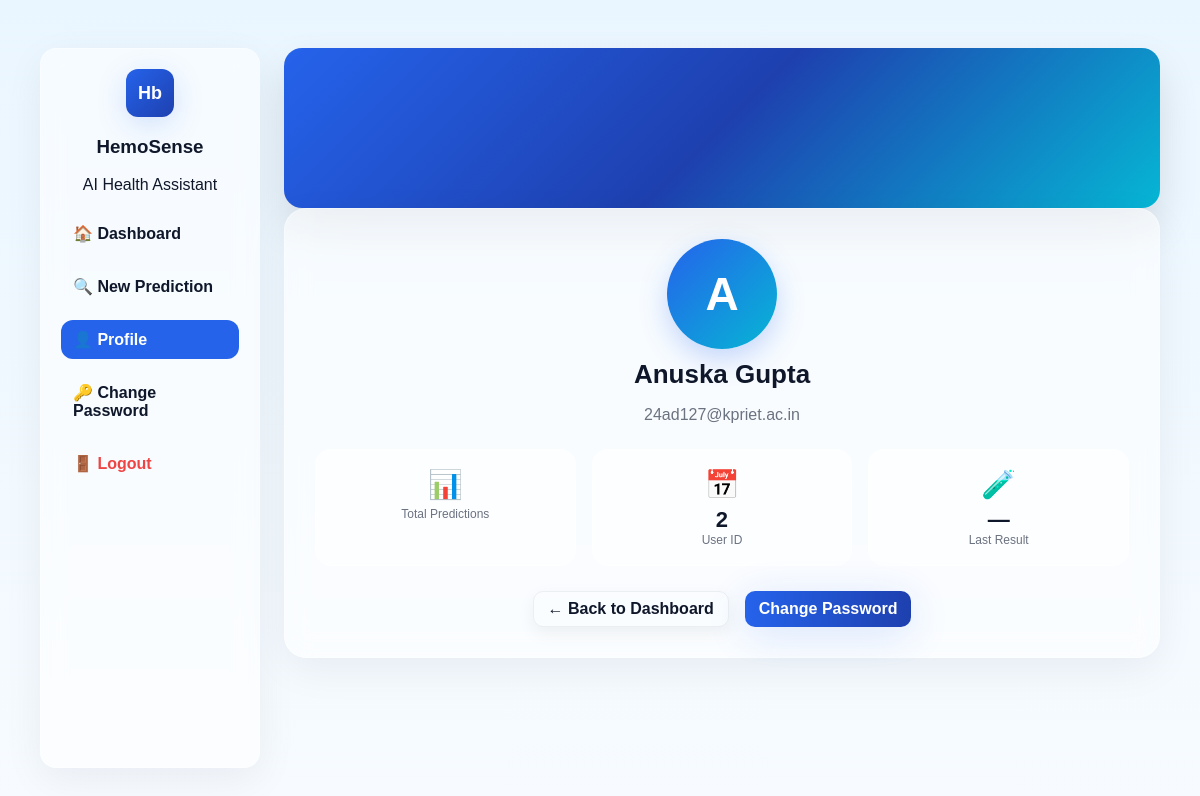
The page /profile (signed in) on the database its author committed.
### models.py (models this page shows)
class User(db.Model):
    id = db.Column(db.Integer, primary_key=True)
    name = db.Column(db.String(120), nullable=False)
    email = db.Column(db.String(120), unique=True, nullable=False)
    password = db.Column(db.String(200), nullable=False)
    created_at = db.Column(db.DateTime, default=datetime.utcnow)

### app.py (the view)
@app.route("/profile")
def profile():
    if "user" not in session:
        flash("Please login to continue.", "error")
        return redirect(url_for("auth"))
    user = User.query.filter_by(email=session["user"]["email"]).first()
    return render_template("profile.html", user=user)

### Flask/templates/profile.html (shortened to what this page needs)
{% extends "base.html" %}
{% block content %}
<div class="dashboard-wrapper">
  <aside class="sidebar glass">
    <div class="side-brand">
      <div class="logo small-logo">Hb</div>
      <h3>HemoSense</h3>
      <p class="muted">AI Health Assistant</p>
    </div>
    <ul class="side-menu">
      <li><a href="{{ url_for('dashboard') }}">🏠 Dashboard</a></li>
      <li><a href="{{ url_for('predict') }}">🔍 New Prediction</a></li>
      <li><a href="{{ url_for('profile') }}" class="active">👤 Profile</a></li>
      <li><a href="{{ url_for('change_password') }}">🔑 Change Password</a></li>
      <li><a href="{{ url_for('logout') }}" class="logout">🚪 Logout</a></li>
    </ul>
  </aside>
  <main class="dash-main">
    <div class="profile-banner"></div>
    <div class="profile-container glass animate-scale">
      <div class="profile-avatar">
        {{ user.name[0] }}
      </div>
      <h2 class="profile-name">{{ user.name }}</h2>
      <p class="profile-email">{{ user.email }}</p>
      <div class="profile-stats">
        <div class="stat-card">
          <div class="stat-icon">📊</div>
          <div class="stat-label">Total Predictions</div>
        </div>
        <div class="stat-card">
          <div class="stat-icon">📅</div>
          <div class="stat-value">{{ user.id }}</div>
          <div class="stat-label">User ID</div>
        </div>
        <div class="stat-card">
          <div class="stat-icon">🧪</div>
          <div class="stat-value">
            {% if last_result %}{{ last_result }}{% else %}—{% endif %}
          </div>
          <div class="stat-label">Last Result</div>
        </div>
      </div>
      <div class="profile-actions">
        <a href="{{ url_for('dashboard') }}" class="btn ghost">← Back to Dashboard</a>
        <a href="{{ url_for('change_password') }}" class="btn primary">Change Password</a>
      </div>
    </div>
  </main>
</div>
{% endblock %}

### Flask/static/css/style.css (style rules this page uses)
:root { --bg: #f6fbff; --card: rgba(255,255,255,0.55); --glass-border: rgba(255,255,255,0.35); --text: #0f172a; --muted: #6b7280; --primary: #2563eb; --primary-600: #1e40af; --accent: #06b6d4; --success: #10b981; --danger: #ef4444; --glass-blur: 12px; }
* { box-sizing:border-box; }
body { font-family: "Poppins", sans-serif; margin:0; min-height:100vh; background:linear-gradient(180deg,#eaf6ff 0%, #f7fbff 100%); color:var(--text); }
a { text-decoration: none; }
.logo { width:56px; height:56px; border-radius:12px; background:linear-gradient(135deg,var(--primary),var(--primary-600)); display:flex; justify-content:center; align-items:center; color:#fff; font-weight:700; font-size:20px; box-shadow:0 8px 30px rgba(37,99,235,0.18); }
.btn { padding:8px 14px; border-radius:10px; border:0; cursor:pointer; background:white; color:var(--primary); font-weight:600; box-shadow:0 6px 18px rgba(16,24,40,0.06); display:inline-flex; align-items:center; gap:8px; }
.btn.ghost { background:transparent; border:1px solid rgba(15,23,42,0.06); color:var(--text); }
.btn.primary { background:linear-gradient(90deg,var(--primary),var(--primary-600)); color:white; box-shadow:0 8px 40px rgba(37,99,235,0.16); }
.glass { background:var(--card); border-radius:16px; padding:20px; border:1px solid var(--glass-border); backdrop-filter:blur(var(--glass-blur)); box-shadow:0 12px 40px rgba(16,24,40,0.06); transition:.25s; }
.dashboard-wrapper { display:flex; gap:24px; padding:20px; }
.sidebar { width:220px; padding:20px; border-radius:16px; height:90vh; position:sticky; top:20px; }
.side-brand { text-align:center; margin-bottom:20px; }
.small-logo { width:48px;height:48px; font-size:18px; margin:0 auto; }
.side-menu { list-style:none; padding:0; }
.side-menu li { margin-bottom:14px; }
.side-menu a { padding:10px 12px; display:block; border-radius:12px; font-weight:600; color:var(--text); transition:.2s; }
.side-menu a.active { background:var(--primary); color:white; }
.logout { color:#ef4444 !important; }
.dash-main { flex:1; }
.profile-banner { width:100%; height:160px; border-radius:18px; background:linear-gradient(135deg,#2563eb,#1e40af,#06b6d4); margin-bottom:-80px; box-shadow:0 20px 40px rgba(0,0,0,0.12); }
.profile-container { margin-top:80px; padding:30px; border-radius:22px; text-align:center; }
.profile-avatar { width:110px; height:110px; border-radius:999px; background:linear-gradient(135deg,#2563eb,#06b6d4); color:white; font-size:46px; font-weight:700; display:flex; align-items:center; justify-content:center; margin:0 auto 10px; box-shadow:0 10px 28px rgba(37,99,235,0.25); }
.profile-name { margin:6px 0 2px; font-size:26px; font-weight:700; }
.profile-email { color:var(--muted); margin-bottom:20px; }
.profile-stats { display:grid; grid-template-columns:repeat(auto-fit,minmax(160px,1fr)); gap:16px; margin:25px 0; }
.stat-card { padding:18px; border-radius:16px; background:rgba(255,255,255,0.55); text-align:center; border:1px solid var(--glass-border); }
.stat-icon { font-size:28px; margin-bottom:6px; }
.stat-value { font-size:22px; font-weight:700; }
.stat-label { font-size:12px; color:var(--muted); }
.profile-actions { display:flex; justify-content:center; gap:16px; margin-top:20px; }

### rows shown on the page
User: name "A", name "Anuska Gupta", email "24ad127@kpriet.ac.in", id "2"
